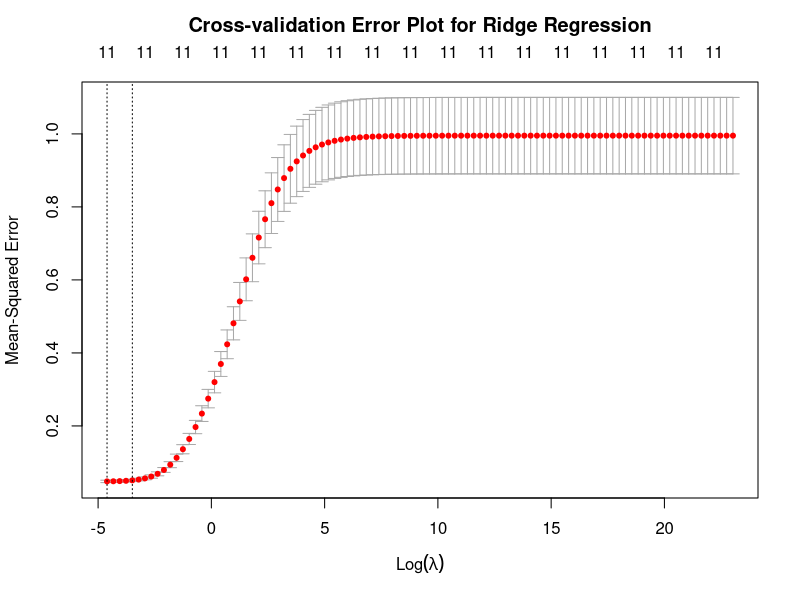

This figure's R source:
library("glmnet")
set.seed(42)

# read in data sets
train_set = read.csv("../../data/train-set.csv", row.names=1)
test_set = read.csv("../../data/test-set.csv", row.names=1)
full_set = read.csv("../../data/scaled-credit.csv", row.names=1)

# fit on train set using cross-validation
train_x = as.matrix(train_set[-12])
train_y = as.matrix(train_set[12])
grid = 10^seq(10, -2, length = 100)
ridge_model_list = cv.glmnet(train_x, train_y, lambda=grid, intercept=FALSE, standardize=FALSE, alpha=0)

# select the best model
min_grid = ridge_model_list$lambda.min
ridge_best_model = glmnet(train_x, train_y, lambda=min_grid, intercept=FALSE, standardize=FALSE, alpha=0)

# plot cross-validation errors
png("../../images/ridge-cross-validation-errors.png")
plot(ridge_model_list)
title("Cross-validation Error Plot for Ridge Regression",line=2.5)
dev.off()

# compute test MSE using best model
test_x = as.matrix(test_set[-12])
test_y = test_set[12]
predict_y = predict(object=ridge_best_model, newx=test_x)
ridge_mse = mean((predict_y-test_y)**2)

# refit on full dataset
full_x = as.matrix(full_set[-12])
full_y = as.matrix(full_set[12])
ridge_full_model = glmnet(full_x, full_y, lambda=min_grid, intercept=FALSE, standardize=FALSE, alpha=0)

# save list of models, best lambda, test MSE and final coefficient estimates
save(ridge_model_list, min_grid, ridge_mse, ridge_full_model, file="../../data/ridge-data.RData")